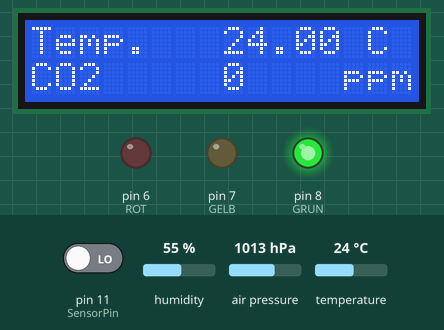
The sketch below on a simulated Arduino Uno, built with avr-gcc and run on an emulated ATmega328P. Shown: 16×2 character LCD, output pins drawn as LEDs (lit = HIGH). Inputs (shaded band) come from the test bench; at power-on: temperature 24 °C, pin 11 (SensorPin) LOW, humidity 55 %, air pressure 1013 hPa. What the sketch prints to the serial monitor is not drawn.

Above: at 2.7 s.
2.8 s: temperature set to 12 °C
At 8.2 s:
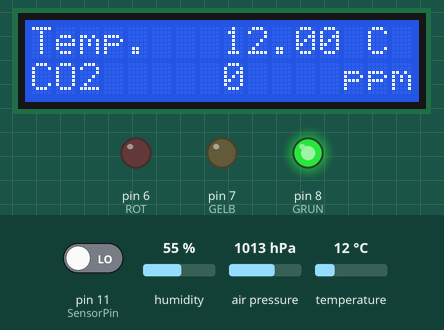
8.6 s: temperature set to 19 °C
At 13.2 s:
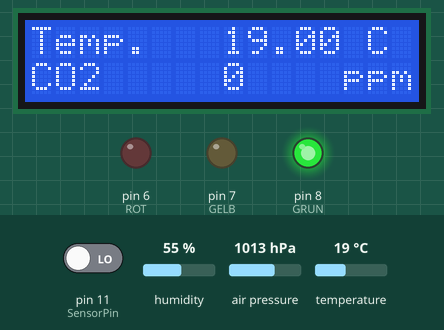
13.7 s: temperature set to 28 °C
At 18.2 s:
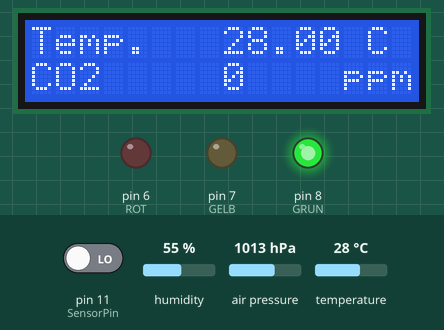
Timing chart, 0 to 19.7 s (numbered marks = the images above; inputs shaded):
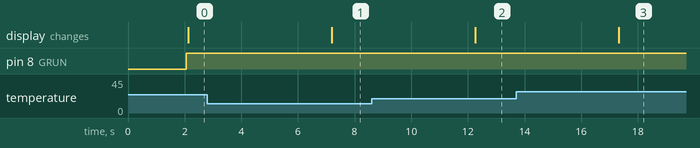

Measured:
- after the input at 2.8 s, the display: changes after 4.4 s (image 1)
- after the input at 8.6 s, the display: changes after 3.7 s (image 2)
- after the input at 13.7 s, the display: changes after 3.6 s (image 3)

The sketch:

co2ampel_BME_LCD.ino
```cpp
#include <Wire.h>
#include <LiquidCrystal_I2C.h>
#include <Seeed_BME280.h>

LiquidCrystal_I2C lcd(0x27, 16, 2);

BME280 bme280;

int ROT=6;
int GELB=7;
int GRUN=8;

int SensorPin = 11;
int Messbereich = 5000;
unsigned long ZeitMikrosekunden;
unsigned long ZeitMillisekunden;

int PPM = 0;
float Prozent=0;


void setup()
{
lcd.init();
lcd.backlight  ();
Serial.begin(9600);
if(!bme280.init())
{
Serial.println("FEHLER!");
}
  pinMode(SensorPin, INPUT);
  Serial.begin(9600);
  pinMode(ROT, OUTPUT);
  pinMode(GELB, OUTPUT);
  pinMode(GRUN, OUTPUT);
}

void loop()
{
   float Druck;
  float Pascal;
  double Bar;
ZeitMikrosekunden = pulseIn(SensorPin, HIGH, 2000000);
ZeitMillisekunden = ZeitMikrosekunden/1000;
float Prozent = ZeitMillisekunden / 1004.0;
PPM = Messbereich * Prozent;
Serial.print("CO2 Anteil in der Luft in PPM: ");
Serial.println(PPM);
if (PPM <800 )
{
digitalWrite(GRUN, HIGH);
digitalWrite(GELB, LOW);
digitalWrite(ROT, LOW);
}
if (PPM >=800 && PPM <=1000)
{
digitalWrite(GRUN, HIGH);
digitalWrite(GELB, HIGH);
digitalWrite(ROT, LOW);
}
if (PPM >1000 && PPM <=1400)
{
digitalWrite(GRUN, LOW);
digitalWrite(GELB, HIGH);
digitalWrite(ROT, LOW);
}
if (PPM >1400)
{
digitalWrite(GRUN, LOW);
digitalWrite(GELB, LOW);
digitalWrite(ROT, HIGH);
delay(1000);
digitalWrite(ROT, LOW);
delay(1000);
digitalWrite(ROT, HIGH);
delay(1000);
digitalWrite(ROT, LOW);
delay(1000);
digitalWrite(ROT, HIGH);
delay(1000);
digitalWrite(ROT, LOW);
delay(1000);
}

 Serial.print("Temperatur : ");
          Serial.print(bme280.getTemperature());
          Serial.println("C");


          Serial.print("  Druck : ");
          Pascal = bme280.getPressure();
          Bar = (Pascal/100000);
          Serial.print(Bar);
          Serial.println(" Bar");

          Serial.print("Feuchtigkeit : ");
          Serial.print(bme280.getHumidity());
          Serial.println("%");
          Serial.println(" ");

  lcd.clear();
  lcd.setCursor(0,0);
  lcd.print("Temp.");
  lcd.setCursor(8,0);
  lcd.print( bme280.getTemperature() );
  lcd.setCursor(14,0);
  lcd.print("C");
  lcd.setCursor(0,1);
  lcd.print("CO2");
  lcd.setCursor(8,1);
  lcd.print( PPM );
  lcd.setCursor(13,1);
  lcd.print("ppm");

delay(3000);
}
```
